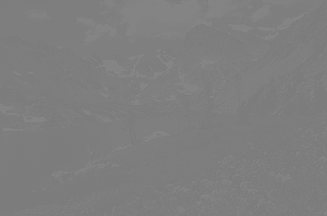
#> input picture images/input.png, 327 x 216 px, found by its file name
$ python aula_03_ex_04.py
#> lines starting #> are read from the running program, lines starting #| are printed output that depends on the picture; after the words box and inside, x2 and y2 are one past the last pixel; in counts of white or black regions, pixels touching at a corner belong together

# Import
import sys
import numpy as np
import cv2
from matplotlib import pyplot as plt

# Read the image (change the filename as needed)
#image = cv2.imread("./images/deti.bmp", cv2.IMREAD_UNCHANGED)
image = cv2.imread("./images/input.png", cv2.IMREAD_UNCHANGED)
#> image is the input picture: shape (216, 327); min 123, max 133, mean 126.3

if image is None:
    # Failed Reading
    print("Image file could not be opened!")
    exit(-1)

# Convert to grayscale if the image is not already in gray scale
if len(image.shape) > 2:
    image = cv2.cvtColor(image, cv2.COLOR_BGR2GRAY)

# Display the original image
cv2.imshow("Original Image", image)

# Get the min and max pixel intensity values
min_val, max_val, min_loc, max_loc = cv2.minMaxLoc(image)
#> min_val = 123; max_val = 133; min_loc = (324, 2); max_loc = (181, 1)

# Apply Contrast Stretching
# final(x,y) = (original(x,y) - min) / (max - min) * 255
contrast_stretched_image = np.clip((image - min_val) / (max_val - min_val) * 255, 0, 255).astype(np.uint8)
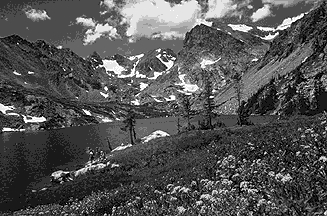
#> contrast_stretched_image: shape (216, 327); min 0, max 255, mean 84

# Display the contrast stretched image
cv2.imshow("Contrast Stretched Image", contrast_stretched_image)

# Compute histograms for original and contrast stretched images
histSize = 256
histRange = [0, 256]
histImageWidth = 512
histImageHeight = 512
color = (125)  # Gray color for the bars

# Compute the histogram for the original image
hist_original = cv2.calcHist([image], [0], None, [histSize], histRange)
#> hist_original = 256 values, max 16471 at index 126, min 0 at index 0, mean 275.9

# Compute the histogram for the contrast stretched image
hist_stretched = cv2.calcHist([contrast_stretched_image], [0], None, [histSize], histRange)
#> hist_stretched = 256 values, max 16471 at index 76, min 0 at index 1, mean 275.9

# Normalize the histograms to fit within the display window
cv2.normalize(hist_original, hist_original, 0, histImageHeight, cv2.NORM_MINMAX)
cv2.normalize(hist_stretched, hist_stretched, 0, histImageHeight, cv2.NORM_MINMAX)

# Create blank images to display the histograms (black background)
histImage_original = np.zeros((histImageHeight, histImageWidth, 1), np.uint8)
histImage_stretched = np.zeros((histImageHeight, histImageWidth, 1), np.uint8)

# Draw the histogram bars for the original image
binWidth = int(np.ceil(histImageWidth * 1.0 / histSize))

for i in range(histSize):
    cv2.rectangle(histImage_original, (i * binWidth, histImageHeight),
                  ((i + 1) * binWidth, histImageHeight - int(hist_original[i][0])),
                  (125), -1)
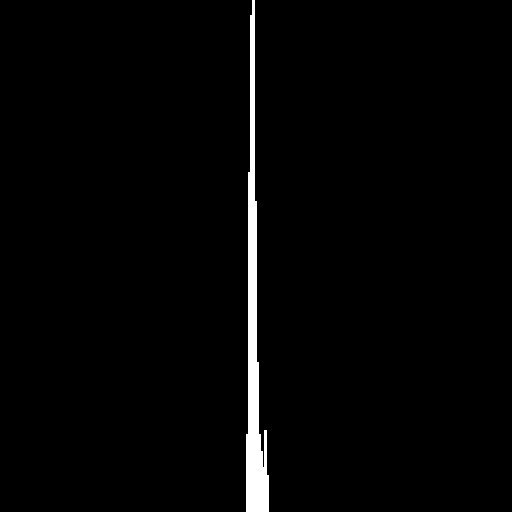
#> histImage_original: shape (512, 512, 1); values 0 (black) and 125 (white), 1.9% white; 1 white region, box (x1, y1, x2, y2) and area: (246, 0, 269, 512) 4931

# Draw the histogram bars for the contrast stretched image
for i in range(histSize):
    cv2.rectangle(histImage_stretched, (i * binWidth, histImageHeight),
                  ((i + 1) * binWidth, histImageHeight - int(hist_stretched[i][0])),
                  (125), -1)
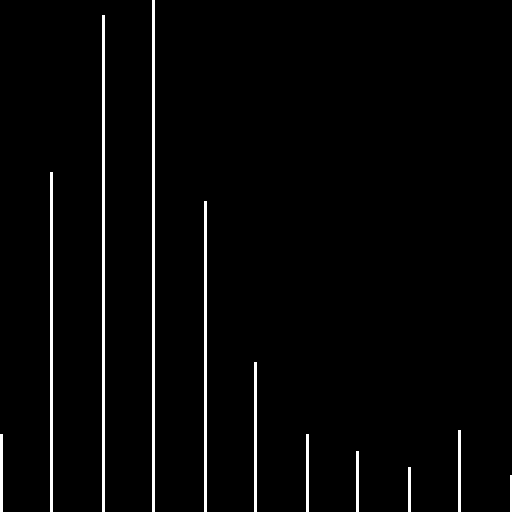
#> histImage_stretched: shape (512, 512, 1); values 0 (black) and 125 (white), 2.5% white; 11 white regions, largest, box (x1, y1, x2, y2) and area: (152, 0, 155, 512) 1536, (102, 15, 105, 512) 1491, (50, 172, 53, 512) 1020

# Display the histograms in separate windows
cv2.imshow('Original Image Histogram', histImage_original)  # Gray histogram on black background
cv2.imshow('Contrast Stretched Image Histogram', histImage_stretched)  # Gray histogram on black background

# Plot original and contrast stretched histograms
plt.figure(figsize=(12, 6))

# Original Image Histogram
plt.subplot(2, 2, 1)
plt.title("Original Image Histogram")
plt.plot(hist_original, color='r')
plt.xlim(histRange)

# Contrast Stretched Image Histogram
plt.subplot(2, 2, 2)
plt.title("Contrast Stretched Image Histogram")
plt.plot(hist_stretched, color='g')
plt.xlim(histRange)

# Show images
plt.subplot(2, 2, 3)
plt.imshow(image, cmap='gray')
plt.title('Original Image')

plt.subplot(2, 2, 4)
plt.imshow(contrast_stretched_image, cmap='gray')
plt.title('Contrast Stretched Image')

plt.tight_layout()
plt.show()
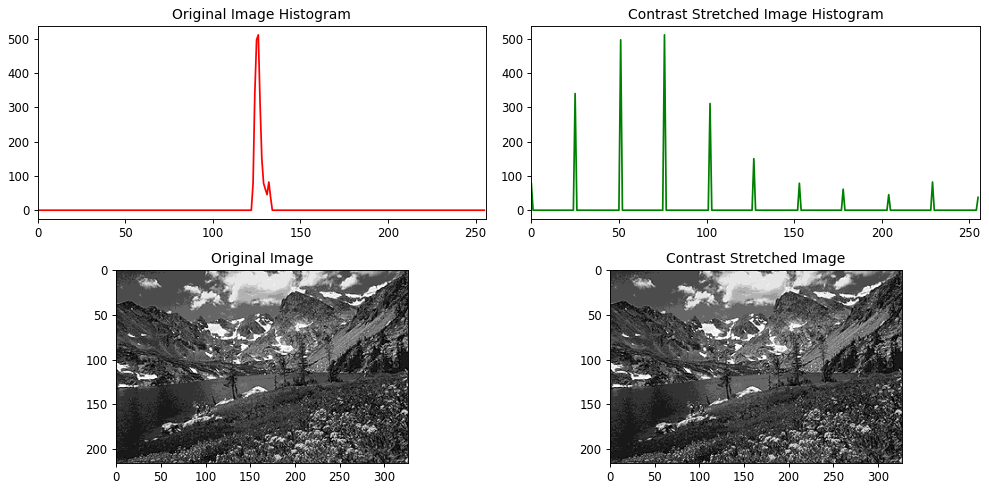
#> figure drawn by matplotlib, 4 panels; panel 1: curve peaks at x = 126, y = 512; panel 2: curve peaks at x = 76, y = 512

cv2.waitKey(0)
cv2.destroyAllWindows()

$ run again, with images/DETI.png copied over images/input.png
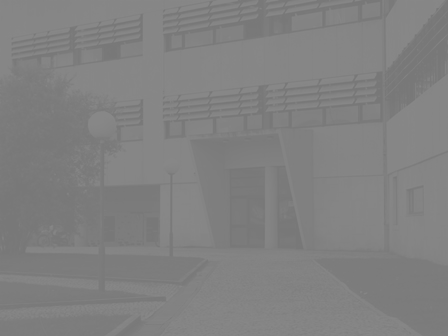
#> input picture images/DETI.png, 448 x 336 px, found by its file name
#> image is the input picture: shape (336, 448, 3); min 120, max 135, mean 128.6
#> image: shape (336, 448)
#> min_val = 120; max_val = 135; min_loc = (259, 0); max_loc = (75, 0)
#> hist_original = 256 values, max 26462 at index 134, min 0 at index 0, mean 588
#> hist_stretched = 256 values, max 26462 at index 238, min 0 at index 1, mean 588
#> after the loop `for i in range(histSize):`:
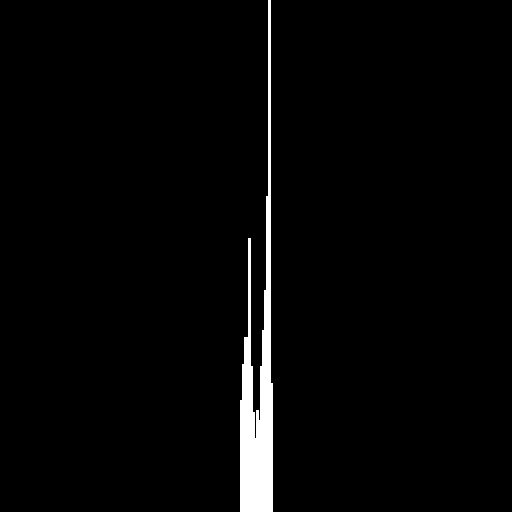
#> histImage_original: shape (512, 512, 1); values 0 (black) and 125 (white), 2.5% white; 1 white region, box (x1, y1, x2, y2) and area: (240, 0, 273, 512) 6532
#> `plt.show()`:
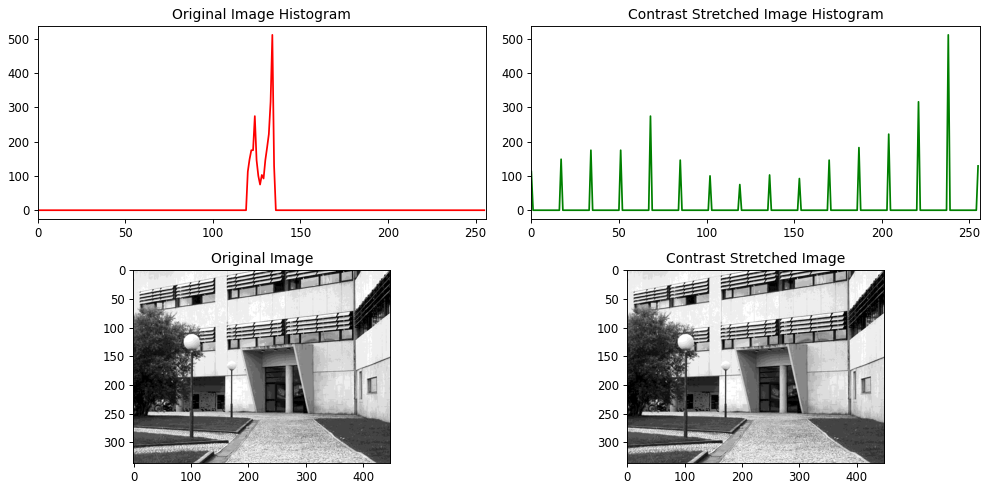
#> figure drawn by matplotlib, 4 panels; panel 1: curve peaks at x = 134, y = 512; panel 2: curve peaks at x = 238, y = 512
